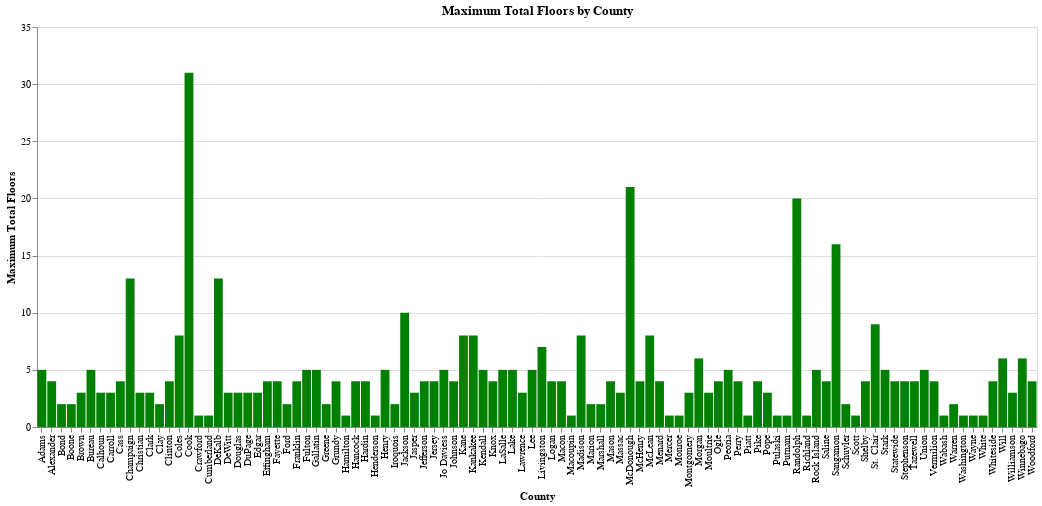

This figure's notebook cell:
### Markdown cell above
#### Plot 2

### Code cell
# Calculate the maximum total floors for each county
max_floors_by_county = building_data.groupby('County')['Total Floors'].max().reset_index()

# Create a chart to show the maximum total floors by county
chart2 = alt.Chart(max_floors_by_county).mark_bar(color='green').encode(
    x=alt.X('County:N', axis=alt.Axis(title='County')),
    y=alt.Y('Total Floors:Q', axis=alt.Axis(title='Maximum Total Floors')),
    tooltip=[alt.Tooltip('County:N', title='County'), alt.Tooltip('Total Floors:Q', title='Maximum Total Floors')]
).properties(
    width=1000,
    height=400,
    title='Maximum Total Floors by County'
)

chart2

### Figure 1 — Vega-Lite specification as saved in the notebook (floating-point values rounded to 4 significant figures)
{"config": {"view": {"continuousWidth": 400, "continuousHeight": 300}}, "data": {"name": "data-e76d95d0fdd15119191fbc0005bdea91"}, "mark": {"type": "bar", "color": "green"}, "encoding": {"tooltip": [{"field": "County", "title": "County", "type": "nominal"}, {"field": "Total Floors", "title": "Maximum Total Floors", "type": "quantitative"}], "x": {"axis": {"title": "County"}, "field": "County", "type": "nominal"}, "y": {"axis": {"title": "Maximum Total Floors"}, "field": "Total Floors", "type": "quantitative"}}, "height": 400, "title": "Maximum Total Floors by County", "width": 1000, "$schema": "https://vega.github.io/schema/vega-lite/v4.17.0.json", "datasets": {"data-e76d95d0fdd15119191fbc0005bdea91": [{"County": "Adams", "Total Floors": 5}, {"County": "Alexander", "Total Floors": 4}, {"County": "Bond", "Total Floors": 2}, {"County": "Boone", "Total Floors": 2}, {"County": "Brown", "Total Floors": 3}, {"County": "Bureau", "Total Floors": 5}, {"County": "Calhoun", "Total Floors": 3}, {"County": "Carroll", "Total Floors": 3}, {"County": "Cass", "Total Floors": 4}, {"County": "Champaign", "Total Floors": 13}, {"County": "Christian", "Total Floors": 3}, {"County": "Clark", "Total Floors": 3}, {"County": "Clay", "Total Floors": 2}, {"County": "Clinton", "Total Floors": 4}, {"County": "Coles", "Total Floors": 8}, {"County": "Cook", "Total Floors": 31}, {"County": "Crawford", "Total Floors": 1}, {"County": "Cumberland", "Total Floors": 1}, {"County": "DeKalb", "Total Floors": 13}, {"County": "DeWitt", "Total Floors": 3}, {"County": "Douglas", "Total Floors": 3}, {"County": "DuPage", "Total Floors": 3}, {"County": "Edgar", "Total Floors": 3}, {"County": "Effingham", "Total Floors": 4}, {"County": "Fayette", "Total Floors": 4}, {"County": "Ford", "Total Floors": 2}, {"County": "Franklin", "Total Floors": 4}, {"County": "Fulton", "Total Floors": 5}, {"County": "Gallatin", "Total Floors": 5}, {"County": "Greene", "Total Floors": 2}, {"County": "Grundy", "Total Floors": 4}, {"County": "Hamilton", "Total Floors": 1}, {"County": "Hancock", "Total Floors": 4}, {"County": "Hardin", "Total Floors": 4}, {"County": "Henderson", "Total Floors": 1}, {"County": "Henry", "Total Floors": 5}, {"County": "Iroquois", "Total Floors": 2}, {"County": "Jackson", "Total Floors": 10}, {"County": "Jasper", "Total Floors": 3}, {"County": "Jefferson", "Total Floors": 4}, {"County": "Jersey", "Total Floors": 4}, {"County": "Jo Daviess", "Total Floors": 5}, {"County": "Johnson", "Total Floors": 4}, {"County": "Kane", "Total Floors": 8}, {"County": "Kankakee", "Total Floors": 8}, {"County": "Kendall", "Total Floors": 5}, {"County": "Knox", "Total Floors": 4}, {"County": "LaSalle", "Total Floors": 5}, {"County": "Lake", "Total Floors": 5}, {"County": "Lawrence", "Total Floors": 3}, {"County": "Lee", "Total Floors": 5}, {"County": "Livingston", "Total Floors": 7}, {"County": "Logan", "Total Floors": 4}, {"County": "Macon", "Total Floors": 4}, {"County": "Macoupin", "Total Floors": 1}, {"County": "Madison", "Total Floors": 8}, {"County": "Marion", "Total Floors": 2}, {"County": "Marshall", "Total Floors": 2}, {"County": "Mason", "Total Floors": 4}, {"County": "Massac", "Total Floors": 3}, {"County": "McDonough", "Total Floors": 21}, {"County": "McHenry", "Total Floors": 4}, {"County": "McLean", "Total Floors": 8}, {"County": "Menard", "Total Floors": 4}, {"County": "Mercer", "Total Floors": 1}, {"County": "Monroe", "Total Floors": 1}, {"County": "Montgomery", "Total Floors": 3}, {"County": "Morgan", "Total Floors": 6}, {"County": "Moultrie", "Total Floors": 3}, {"County": "Ogle", "Total Floors": 4}, {"County": "Peoria", "Total Floors": 5}, {"County": "Perry", "Total Floors": 4}, {"County": "Piatt", "Total Floors": 1}, {"County": "Pike", "Total Floors": 4}, {"County": "Pope", "Total Floors": 3}, {"County": "Pulaski", "Total Floors": 1}, {"County": "Putnam", "Total Floors": 1}, {"County": "Randolph", "Total Floors": 20}, {"County": "Richland", "Total Floors": 1}, {"County": "Rock Island", "Total Floors": 5}, {"County": "Saline", "Total Floors": 4}, {"County": "Sangamon", "Total Floors": 16}, {"County": "Schuyler", "Total Floors": 2}, {"County": "Scott", "Total Floors": 1}, {"County": "Shelby", "Total Floors": 4}, {"County": "St. Clair", "Total Floors": 9}, {"County": "Stark", "Total Floors": 5}, {"County": "Statewide", "Total Floors": 4}, {"County": "Stephenson", "Total Floors": 4}, {"County": "Tazewell", "Total Floors": 4}, {"County": "Union", "Total Floors": 5}, {"County": "Vermilion", "Total Floors": 4}, {"County": "Wabash", "Total Floors": 1}, {"County": "Warren", "Total Floors": 2}, {"County": "Washington", "Total Floors": 1}, {"County": "Wayne", "Total Floors": 1}, {"County": "White", "Total Floors": 1}, {"County": "Whiteside", "Total Floors": 4}, {"County": "Will", "Total Floors": 6}, {"County": "Williamson", "Total Floors": 3}, {"County": "Winnebago", "Total Floors": 6}, {"County": "Woodford", "Total Floors": 4}]}}
